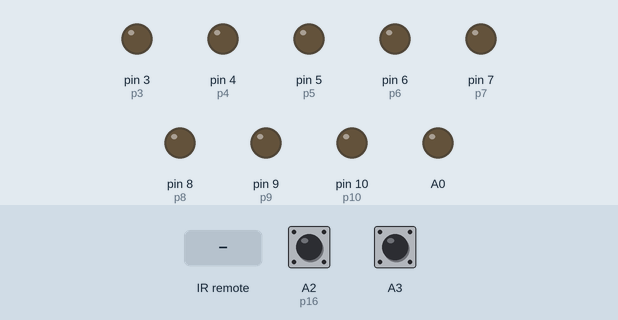
A sketch run on a simulated Arduino Uno, built with avr-gcc and run on an emulated ATmega328P. Parts: output pins drawn as LEDs (lit = HIGH). Dashed ring = blinking. The test bench sets the inputs (shaded band); at power-on: A3 HIGH, A2 (p16) HIGH. Pins used as bus, display or sensor lines are not drawn.

Above: at 1.2 s.
1.3 s: A3 pulled LOW for 0.15 s
At 2.2 s:
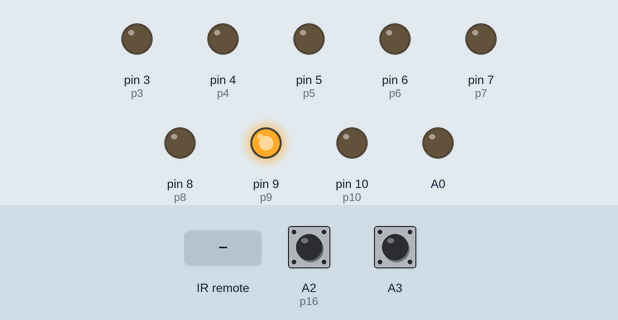
4.3 s: infrared code 0xFD20DF received
At 4.7 s:
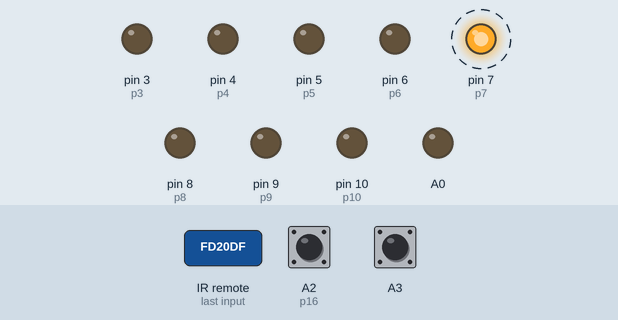
7.3 s: A2 (p16) pulled LOW for 0.15 s
At 7.7 s:
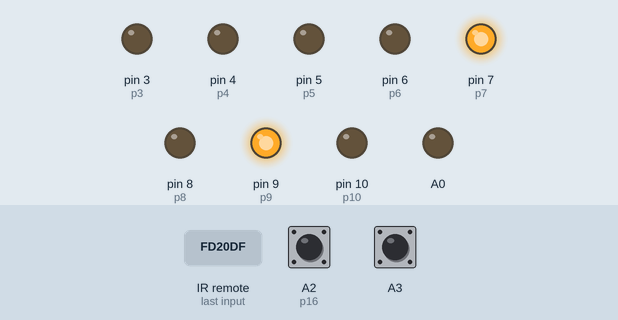
10.4 s: infrared code 0xFD00FF received
At 11.7 s:
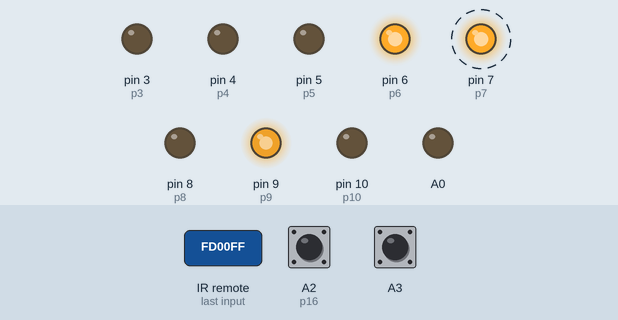
13.4 s: A3 pulled LOW for 1 s
At 13.8 s:
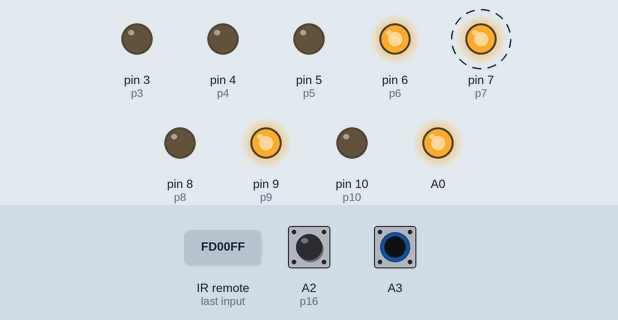
16.4 s: infrared code 0xFD807F received
At 16.8 s:
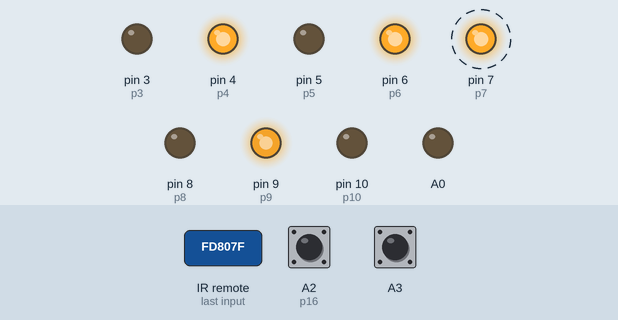
Timing chart, 0 to 22.1 s (numbered marks = the images above; inputs shaded):
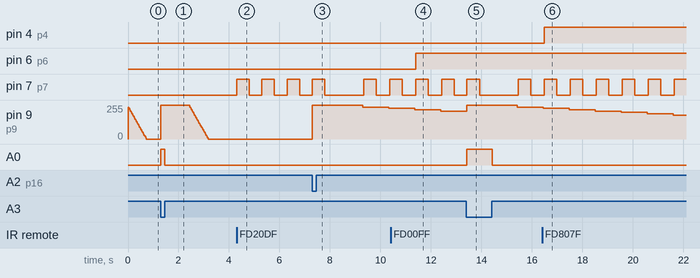

The sketch:

lights.ino
```cpp
#include <IRremote.h>

// set IR receiver pin
const int RECEIVER_PIN = 15;
IRrecv irrecv(RECEIVER_PIN);
decode_results results;

const int p3 = 3,        // high beam
          p4 = 4,        // low beam
          p5 = 5,        // right turn signal
          p6 = 6,        // parking
          p7 = 7,        // left turn signal
          p8 = 8,        // fog
          p9 = 9,        // cabin
          p10 = 10,      // reverse
          p16 = 16;      // stop

bool onIsActive = false,
     volumeUpIsActive = false,
     downIsActive = false,
     upIsActive = false;

bool isLeftTurnSignalOn = false,
     isRightTurnSignalOn = false,
     areCabinLightsOn = false,
     areHazardsOn = false;

int brightness = 250;

void setup() {
  // enable IR receiver
  irrecv.enableIRIn();

  // set pin modes
  pinMode(p3, OUTPUT);
  pinMode(p4, OUTPUT);
  pinMode(p5, OUTPUT);
  pinMode(p6, OUTPUT);
  pinMode(p7, OUTPUT);
  pinMode(p8, OUTPUT);
  pinMode(p9, OUTPUT);
  pinMode(p10, OUTPUT);
  pinMode(p16, OUTPUT);
  pinMode(A0, OUTPUT);
  pinMode(A1, OUTPUT);
  // reed switches
  pinMode(A2, INPUT_PULLUP);
  pinMode(A3, INPUT_PULLUP);
}

void loop() {
  if (irrecv.decode(&results)) {
    switch (results.value) {
      // on
      case 0xFD00FF: {
        if (onIsActive) {
          analogWrite(p6, 0); // parking
          //analogWrite(A0, 0); // tail
          //analogWrite(A1, 0); // tag
          //analogWrite(A2, 0); // dashboard
        } else {
          analogWrite(p6, 255); // parking
          //analogWrite(A0, 128); // tail
          //analogWrite(A1, 128); // tag
          //analogWrite(A2, 128); // dashboard
        }
        onIsActive = !onIsActive;
        break;
      }
      // volume up
      case 0xFD807F: {
        // low beam
        if (volumeUpIsActive) {
          analogWrite(p4, 0);
        } else {
          analogWrite(p4, 255);
        }
        volumeUpIsActive = !volumeUpIsActive;
        break;
      }
      // func / stop
      case 0xFD40BF: {
        // high beam
        digitalWrite(p3, !digitalRead(p3));
        break;
      }
      // rewind
      case 0xFD20DF: {
        // left turn signal (p5)
        if (areHazardsOn) {
          break;
        }
        isRightTurnSignalOn = false;
        isLeftTurnSignalOn = !isLeftTurnSignalOn;
        break;
      }
      // play
      case 0xFDA05F: {
        // hazard lights
        isLeftTurnSignalOn = false;
        isRightTurnSignalOn = false;
        areHazardsOn = !areHazardsOn;
        break;
      }
      // forward
      case 0xFD609F: {
        // right turn signal
        if (areHazardsOn) {
          break;
        }
        isLeftTurnSignalOn = false;
        isRightTurnSignalOn = !isRightTurnSignalOn;
        break;
      }
      // down
      case 0xFD10EF: {
        // reverse
        if (downIsActive) {
          analogWrite(p10, 0);
        } else {
          analogWrite(p10, 255);
        }
        downIsActive = !downIsActive;
        break;
      }
      // volume down
      case 0xFD906F: {
        // stop
        digitalWrite(p16, !digitalRead(p16));
        break;
      }
      // up
      case 0xFD50AF: {
        // fog
        if (upIsActive) {
          analogWrite(p8, 0);
        } else {
          analogWrite(p8, 255);
        }
        upIsActive = !upIsActive;
        break;
      }
    }

    // resume recieving commands
    irrecv.resume();
  }

  if (isLeftTurnSignalOn) {
    digitalWrite(p7, HIGH);
    delay(500);
    digitalWrite(p7, LOW);
    delay(500);
  }

  if (isRightTurnSignalOn) {
    digitalWrite(p5, HIGH);
    delay(500);
    digitalWrite(p5, LOW);
    delay(500);
  }

  if (areHazardsOn) {
    digitalWrite(p5, HIGH);
    digitalWrite(p7, HIGH);
    delay(500);
    digitalWrite(p5, LOW);
    digitalWrite(p7, LOW);
    delay(500);
  }

  // door lights
  digitalWrite(A1, !digitalRead(A2));
  digitalWrite(A0, !digitalRead(A3));

  // cabin lights
  if (digitalRead(A2) and digitalRead(A3)) {
    if (areCabinLightsOn) {
      delay(1000);
      brightness = 250;
    }
    areCabinLightsOn = false;
  } else {
    if (!areCabinLightsOn) {
      brightness = 0;
    }
    areCabinLightsOn = true;
  }

  if (areCabinLightsOn) {
    analogWrite(p9, 255);
  } else {
    if (brightness > 0) {
      brightness -= 10;
      analogWrite(p9, brightness);
      delay(30);
    }
  }
}
```

Measured:
- after the input at 1.3 s, A0: LOW → HIGH at once, → LOW 0.15 s later
- after the input at 4.3 s, pin 7 (p7): alternates HIGH for 0.50 s and LOW for 0.50 s, starting at once
- after the input at 7.3 s, pin 9 (p9): 0/255 → 255/255 at once, → 240/255 2.0 s later, → 230/255 1.0 s later
- after the input at 10.4 s, pin 6 (p6): LOW → HIGH after 0.99 s
- after the input at 13.4 s, pin 7 (p7): LOW → HIGH after 2.1 s, → LOW 0.50 s later; A0: LOW → HIGH at once, → LOW 1.0 s later
- after the input at 16.4 s, pin 4 (p4): LOW → HIGH after 0.08 s
